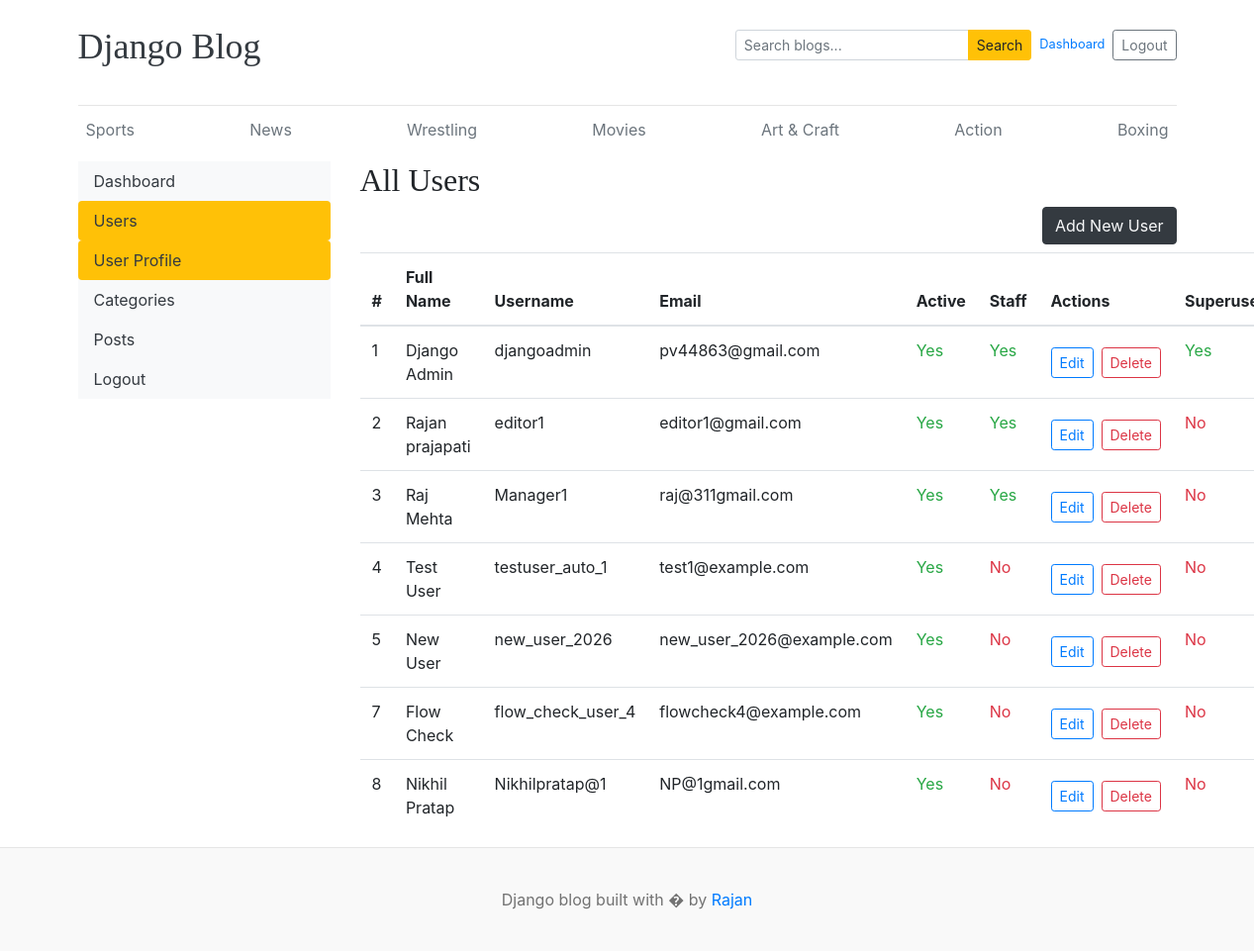
The page /dashboard/users/ (signed in) on the database its author committed.
### blogs/models.py (models this page shows, shortened)
class Category(models.Model):
    category_name = models.CharField(max_length=50, unique=True)
    created_at = models.DateTimeField(auto_now_add=True)
    updated_at = models.DateTimeField(auto_now=True)
    class Meta:
        verbose_name_plural = "Category"

### dashboards/views.py (the view)
# urls.py: path('users/', views.users, name='users'),
@login_required(login_url='login')
@permission_required('auth.view_user', raise_exception=True)
def users(request):
    users = User.objects.all()
    context = {
        'users': users
    }
    return render(request, 'dashboard/users.html', context)

### blogs/context_processors.py (called while the page is built)
def get_categories(request):
    categories = Category.objects.all()
    return {'category': categories}

def get_SocialLink(request):
    social_links = SocialLink.objects.all()
    return {'SocialLink': social_links}

### templates/dashboard/users.html (shortened to what this page needs)
{% extends 'base.html' %}
{% block content %}
<div class="row">
 {% include 'dashboard/sidebar.html' %}
	<div class="col-md-9">
        <h2>All Users</h2>
  {% if perms.auth.add_user %}
        <a href="{% url 'add_user' %}" class="btn btn-dark text-light float-right mb-2">Add New User</a>
  {% endif %}
		<table class="table table-hover">
  <thead>
    <tr>
      <th >#</th>
      <th >Full Name</th>
      <th >Username</th>
      <th >Email</th>
      <th >Active</th>
      <th>Staff</th>
      {% if perms.auth.change_user or perms.auth.delete_user %}
      <th>Actions</th>
      {% endif %}
      <th >Superuser</th>
    </tr>
  </thead>
  <tbody>
    {% for user in users %}
    <tr>
      <td>{{ user.id }}</td>
      <td>{{ user.get_full_name }}</td>
      <td>{{ user.username }}</td>
      <td>{{ user.email }}</td>
      <td>{% if user.is_active %}<span class="text-success">Yes</span>{% else %}<span class="text-danger">No</span>{% endif %}</td>
      <td>{% if user.is_staff %}<span class="text-success">Yes</span>{% else %}<span class="text-danger">No</span>{% endif %}</td>
      {% if perms.auth.change_user or perms.auth.delete_user %}
      <td class="align-middle" style="white-space: nowrap;">
        <div class="d-inline-flex align-items-center">
        {% if perms.auth.change_user %}
        <a href="{% url 'edit_user' user.id %}" class="btn btn-sm btn-outline-primary">Edit</a>
        {% endif %}
        {% if perms.auth.delete_user %}
        <form method="post" action="{% url 'delete_user' user.id %}" class="d-inline-block mb-0 ml-2" onsubmit="return confirm('Delete this user?');">
          <button type="submit" class="btn btn-sm btn-outline-danger">Delete</button>
        </form>
        {% endif %}
        </div>
      </td>
      {% endif %}
      <td>{% if user.is_superuser %}<span class="text-success">Yes</span>{% else %}<span class="text-danger">No</span>{% endif %}</td>
    </tr>
    {% empty %}
    <tr>
      <td colspan="{% if perms.auth.change_user or perms.auth.delete_user %}8{% else %}7{% endif %}" class="text-center text-muted">No users found.</td>
    </tr>
    {% endfor %}
  </tbody>
</table>
</div>
</div>
{% endblock %}

### templates/base.html (shortened to what this page needs)
{% load static %}
<!DOCTYPE html>
<html lang="en">
<head>
    <link href="https://getbootstrap.com/docs/4.0/dist/css/bootstrap.min.css" rel="stylesheet">
    <link href="{% static 'css/blog.css' %}" rel="stylesheet">
    <link rel="stylesheet" href="https://cdnjs.cloudflare.com/ajax/libs/font-awesome/4.7.0/css/font-awesome.min.css">
  </head>
<body>
    <div class="container">
      <header class="blog-header py-3">
        <div class="row flex-nowrap justify-content-between align-items-center mb-3">
          <div class="col-6 pt-1">
            <a class="blog-header-logo text-dark" href="/">Django Blog</a>
          </div>
          <div class="col-6 d-flex justify-content-end align-items-center">
            <form id="search-form" action="{% url 'search' %}" method="get" class="form-inline mr-2">
              <div class="input-group input-group-sm">
                <input class="form-control" name="keyword" type="text" placeholder="Search blogs..." aria-label="Search blogs" />
                <div class="input-group-append">
                  <button class="btn btn-warning" type="submit">Search</button>
                </div>
              </div>
            </form>
            {% if user.is_authenticated %}
            <span class="small text-muted mr-2"><a href="{% url 'dashboard' %}">Dashboard</a></span>
            <a class="btn btn-sm btn-outline-secondary" href="{% url 'logout' %}">Logout</a>
            {% else %}
            <a class="btn btn-sm btn-warning" href="{% url 'login' %}">Login</a> &nbsp;
            <a class="btn btn-sm btn-outline-secondary" href="{% url 'register' %}">Register</a>
            {% endif %}
          </div>
        </div>
      </header>
      <div class="nav-scroller py-1 mb-2">
        <nav class="nav d-flex justify-content-between">
          {% for cat in category %}
          <a class="p-2 text-muted" href="{% url 'category_blogs' cat.id %}">{{ cat.category_name }}</a>
          {% endfor %}
        </nav>
      </div>
{% block content %}
{% endblock %}
    </div>
 <footer class="blog-footer">
  <p>Django blog built with � by <a href="#">Rajan</a></p>
</footer>
</body>
</html>

### pb_main/static/css/blog.css (style rules this page uses)
.blog-header { border-bottom: 1px solid #e5e5e5; }
.blog-header-logo { font-family: "Playfair Display", Georgia, "Times New Roman", serif; font-size: 2.25rem; }
h1, h2, h3, h4, h5, h6 { font-family: "Playfair Display", Georgia, "Times New Roman", serif; }
.blog-footer { padding: 2.5rem 0; color: #727272; text-align: center; background-color: #f9f9f9; border-top: .05rem solid #e5e5e5; }
.blog-footer p:last-child { margin-bottom: 0; }

### rows shown on the page
Category: category_name "Sports"
Category: category_name "News"
Category: category_name "Wrestling"
Category: category_name "Movies"
Category: category_name "Art & Craft"
Category: category_name "Action"
Category: category_name "Boxing"

### other values the page prints
{{ user.id }} "1"
{{ user.get_full_name }} "Django Admin"
{{ user.username }} "djangoadmin"
{{ user.email }} "pv44863@gmail.com"
{{ user.id }} "2"
{{ user.get_full_name }} "Rajan prajapati"
{{ user.username }} "editor1"
{{ user.email }} "editor1@gmail.com"
{{ user.id }} "3"
{{ user.get_full_name }} "Raj Mehta"
{{ user.username }} "Manager1"
{{ user.email }} "raj@311gmail.com"
{{ user.id }} "4"
{{ user.get_full_name }} "Test User"
{{ user.username }} "testuser_auto_1"
